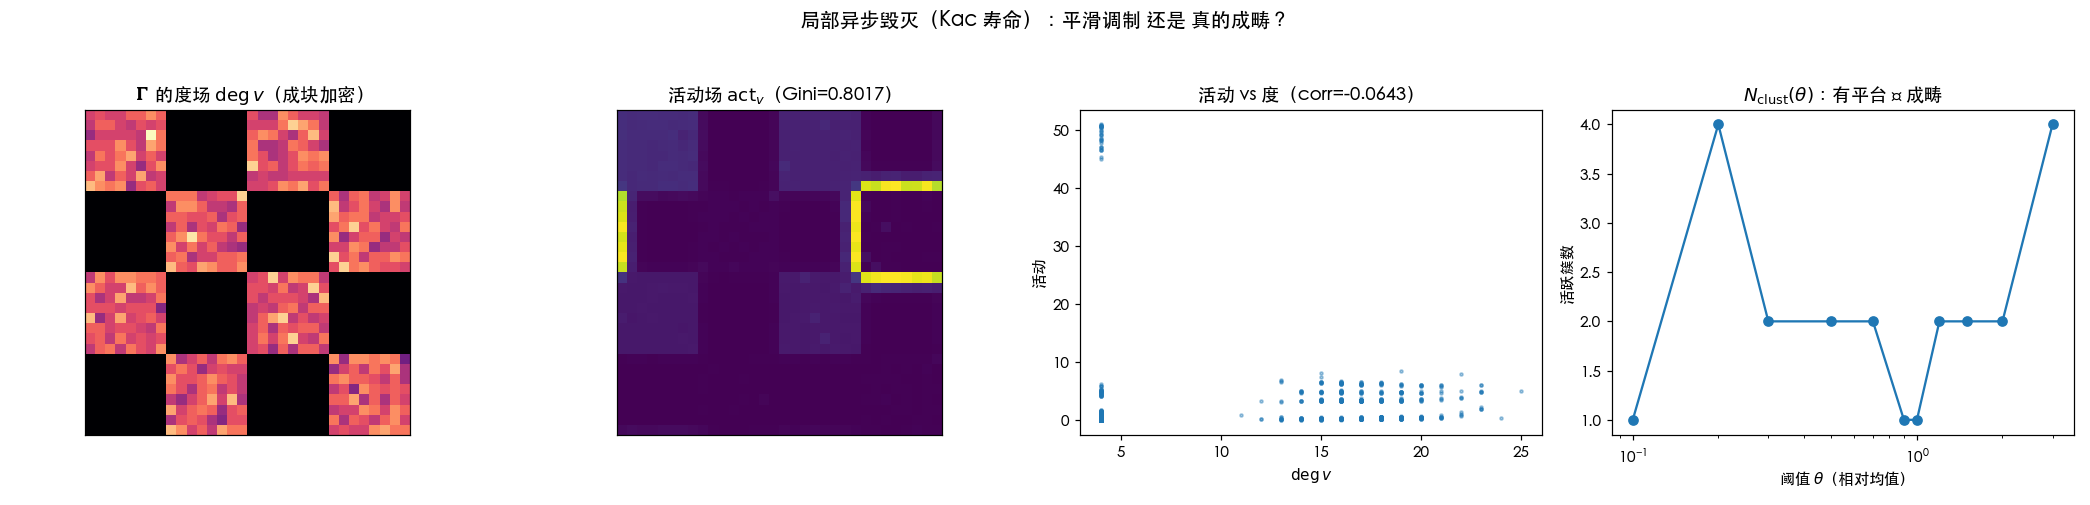

This chart was generated by the following Python code:
"""
z0_domains.py --- 平滑调制 还是 真的成畴？（下一步）

**上一轮留下的问题**：Kac 时钟 $\tau_v=2|E|/\deg(v)$ 让活动与度**反相关**（$-0.44$），
但"活跃簇"只有 1–3 个 ⟹ 看起来是**平滑调制**，不是**畴**。要判定，得做两件事：

1. **让度在空间上成块**：如果结构只是 $\deg$ 的平滑函数，那么度成块 ⟹ 活动也成块，
   **块界应当陡**；如果仍是平滑的，说明没有畴。
2. **判据要扫阈值**：簇数 $N_{\rm clust}(\theta)$ 对阈值 $\theta$ 扫一遍 ——
   有畴则存在一段 $\theta$ 区间里簇数**平台**（多块并存）；平滑场则恒为 1。

**Γ 的构造**（棋盘格成块加边）：环面 $L{=}32$ 划 $8{\times}8$ 的块，**棋盘格一半的块加密**
（块内随机加边，度 $4\to\sim12$）⟹ 度场**成块**、$\tau$ 比值 $\sim3$。

**测**：度场图、活动场图、$\mathrm{act}$–$\deg$ 散点、$N_{\rm clust}(\theta)$ 扫描、块内/块外对比、
以及**收敛性**（跑长看 Gini 是否停）。

用法：/usr/bin/python3 z0_domains.py
输出：results/z0_domains.json ＋ zerogpu/z0_domains.png
"""
from __future__ import annotations

import json
import os
import time
from collections import deque

import numpy as np
from scipy.sparse import csr_matrix, identity, kron

import matplotlib
matplotlib.use("Agg")
import matplotlib.pyplot as plt
matplotlib.rcParams["font.sans-serif"] = ["Heiti TC", "Arial Unicode MS", "Hiragino Sans GB"]
matplotlib.rcParams["axes.unicode_minus"] = False

HERE = os.path.dirname(os.path.abspath(__file__))
OUT = os.path.join(HERE, "results")
os.makedirs(OUT, exist_ok=True)


def torus_adj(D, L):
    r = np.arange(L)
    A1 = csr_matrix((np.ones(L), (r, (r + 1) % L)), shape=(L, L))
    A1 = A1 + A1.T
    A = A1
    for _ in range(D - 1):
        A = kron(A, identity(L, format="csr")) + kron(identity(A.shape[0], format="csr"), A1)
    return csr_matrix(A)


def blocky_graph(L=32, blk=8, extra=8, seed=0):
    """棋盘格一半的块**加密**：度场成块。返回 (A, degree, block_id, dense_mask)。"""
    rng = np.random.default_rng(seed)
    A = torus_adj(2, L).tolil()
    nb = L // blk
    dense = np.zeros((L, L), bool)
    for i in range(L):
        for j in range(L):
            if ((i // blk) + (j // blk)) % 2 == 0:
                dense[i, j] = True
    idx = lambda i, j: i * L + j
    for i in range(L):
        for j in range(L):
            if not dense[i, j]:
                continue
            for _ in range(extra):
                di, dj = rng.integers(0, blk, 2)
                a = (i // blk) * blk + di
                b = (j // blk) * blk + dj
                u, v = idx(i, j), idx(a, b)
                if u != v:
                    A[u, v] = 1.0
                    A[v, u] = 1.0
    A = csr_matrix(A)
    deg = np.asarray(A.sum(1)).ravel()
    return A, deg, dense


def clusters(occ, A):
    N = A.shape[0]
    indptr, indices = A.indptr, A.indices
    lab = np.full(N, -1, np.int64)
    c = 0
    for s in np.nonzero(occ)[0]:
        if lab[s] >= 0:
            continue
        lab[s] = c
        q = deque([int(s)])
        while q:
            u = q.popleft()
            for v in indices[indptr[u]:indptr[u + 1]]:
                if occ[v] and lab[v] < 0:
                    lab[v] = c
                    q.append(int(v))
        c += 1
    return c


def gini(x):
    x = np.sort(np.asarray(x, float))
    n = len(x)
    return 0.0 if x.sum() == 0 else float((2 * np.arange(1, n + 1) - n - 1).dot(x) / (n * x.sum()))


def run(A, steps=6000, sample_every=100, seed=0):
    V = A.shape[0]
    deg = np.asarray(A.sum(1)).ravel()
    tau = np.maximum(1, np.round(0.6 * deg.sum() / np.maximum(deg, 1))).astype(np.int64)
    N = np.eye(V) * (1.0 / V)
    clock = np.zeros(V, np.int64)
    record = np.zeros(V)
    term = np.zeros(V)
    hist = []
    for t in range(steps):
        N = N @ A
        mx = N.max()
        if mx > 0:
            N /= mx
        cl = np.diag(N).copy()
        if cl.sum() > 0:
            record += cl
            N[np.arange(V), np.arange(V)] = 0.0
        clock += 1
        fire = np.nonzero(clock >= tau)[0]
        for v in fire:
            col = N[:, v].copy()
            if col.sum() > 0:
                term[v] += col.sum()
                term -= col
                N[:, v] = 0.0
            N[v, v] += min(record[v], 2)
            clock[v] = 0
        if (t + 1) % sample_every == 0:
            act = N.sum(axis=1)
            hist.append({"t": t + 1, "gini": round(gini(act), 5),
                         "corr": round(float(np.corrcoef(act, deg)[0, 1]), 4),
                         "sum_d": float((N.sum(0) - N.sum(1) + term).sum())})
    return N.sum(axis=1), hist, tau


def main():
    t0 = time.time()
    L, blk = 32, 8
    A, deg, dense = blocky_graph(L=L, blk=blk, extra=8, seed=0)
    V = A.shape[0]
    tau = np.maximum(1, np.round(0.6 * deg.sum() / np.maximum(deg, 1))).astype(np.int64)
    print(f"Γ: 环面 {L}×{L} 成块加密（块 {blk}×{blk}，棋盘格一半）")
    print(f"   度 [{deg.min()},{deg.max()}]  均值 {deg.mean():.2f}  "
          f"加密块内均值 {deg[dense.ravel()].mean():.2f} vs 块外 {deg[~dense.ravel()].mean():.2f}")
    print(f"   τ 比值 = {tau.max()/tau.min():.2f}")
    act, hist, _ = run(A, steps=6000, sample_every=100)
    print(f"\n{'t':>6} {'活动Gini':>9} {'corr(活动,度)':>13} {'Σd':>10}")
    for h in hist[::max(1, len(hist) // 8)]:
        print(f"{h['t']:>6} {h['gini']:>9.4f} {h['corr']:>13.4f} {h['sum_d']:>10.2e}")

    # 阈值扫描
    ths = [0.1, 0.2, 0.3, 0.5, 0.7, 0.9, 1.0, 1.2, 1.5, 2.0, 3.0]
    nc = [clusters(act > th * act.mean(), A) for th in ths]
    print("\n阈值扫描 N_clust(θ)：")
    for th, c in zip(ths, nc):
        print(f"   θ={th:<4} → {c} 块   （占比 {float((act>th*act.mean()).mean()):.3f}）")

    inside = act[dense.ravel()].mean()
    outside = act[~dense.ravel()].mean()
    print(f"\n块内平均活动 / 块外 = {inside/outside:.4f}   （度比 {deg[dense.ravel()].mean()/deg[~dense.ravel()].mean():.3f}）")
    print(f"末态 Gini={hist[-1]['gini']}  corr={hist[-1]['corr']}  Σd={hist[-1]['sum_d']:.2e}")

    res = {"graph": {"L": L, "blk": blk, "V": int(V), "deg_min": int(deg.min()),
                     "deg_max": int(deg.max()), "tau_ratio": round(float(tau.max() / tau.min()), 3)},
           "hist": hist, "theta_scan": {"thetas": ths, "clusters": nc},
           "inside_outside_activity_ratio": round(float(inside / outside), 4),
           "deg_ratio": round(float(deg[dense.ravel()].mean() / deg[~dense.ravel()].mean()), 4)}
    with open(os.path.join(OUT, "z0_domains.json"), "w") as f:
        json.dump(res, f, ensure_ascii=False, indent=1)

    # ---- 图 ----
    fig, ax = plt.subplots(1, 4, figsize=(19, 4.6))
    ax[0].imshow(deg.reshape(L, L), cmap="magma", interpolation="nearest")
    ax[0].set_title("Γ 的度场 $\\deg v$（成块加密）")
    ax[1].imshow(act.reshape(L, L), cmap="viridis", interpolation="nearest")
    ax[1].set_title(f"活动场 $\\mathrm{{act}}_v$（Gini={hist[-1]['gini']}）")
    ax[2].scatter(deg, act, s=4, alpha=0.4)
    ax[2].set_xlabel("$\\deg v$"); ax[2].set_ylabel("活动")
    ax[2].set_title(f"活动 vs 度（corr={hist[-1]['corr']}）")
    ax[3].semilogx(ths, nc, "o-")
    ax[3].set_xlabel("阈值 $\\theta$（相对均值）"); ax[3].set_ylabel("活跃簇数")
    ax[3].set_title("$N_{\\rm clust}(\\theta)$：有平台 ⟹ 成畴")
    for a in ax[:2]:
        a.set_xticks([]); a.set_yticks([])
    fig.suptitle("局部异步毁灭（Kac 寿命）：平滑调制 还是 真的成畴？", fontsize=13)
    fig.tight_layout(rect=[0, 0, 1, 0.94])
    png = os.path.join(HERE, "z0_domains.png")
    fig.savefig(png, dpi=110)
    print(f"\n图：{png}   用时 {round(time.time()-t0,1)}s")


if __name__ == "__main__":
    main()
